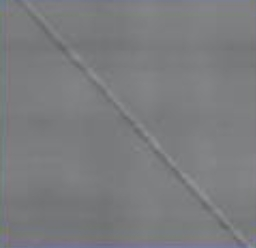
#> input picture sample/sample_image_01.jpg, 256 x 248 px
$ python -i image.py   (imports and definitions only)
#> lines starting #> are read from the running program, lines starting #| are printed output that depends on the picture
#> further down, picture is the input picture: shape (248, 256, 3); mean B, G, R 126.8, 124.4, 123.3
import cv2
import numpy as np
from .ConcaveHull import ConcaveHull

# [53 lines left out: functions apply_slip, diff_img, grad_img, xy_grad_img, log_img, not called in this run]

def denoising(img):
    return cv2.fastNlMeansDenoising(img, None, h=7, templateWindowSize=7, searchWindowSize=21)

def min_max_normalize(img):
    return cv2.normalize(img, img, 0, 255, cv2.NORM_MINMAX)
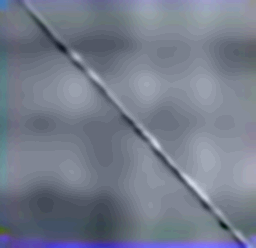
#> returned value: shape (248, 256, 3); mean of channels 0, 1, 2 139.6, 123.4, 116.4; drawn as B, G, R

def canny(img):
    img = denoising(img)
    img = min_max_normalize(img)
    img = cv2.Canny(img, 50, 250, apertureSize=3, L2gradient=False)
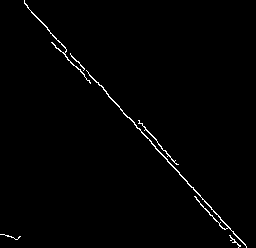
#> img: shape (248, 256); 1.1% white in thin lines or dots
    return img

# [32 lines left out: functions get_boundary_points, imread, not called in this run]

>>> import cv2
>>> picture = cv2.imread('../sample/sample_image_01.jpg')
>>> result = canny(picture)

$ run again, on sample/sample_image_02.jpg
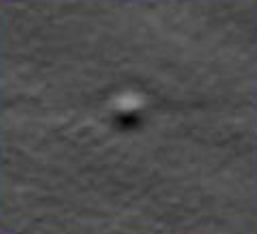
#> input picture sample/sample_image_02.jpg, 257 x 234 px
#> picture is the input picture: shape (234, 257, 3); mean B, G, R 78, 78, 77.8
#> in min_max_normalize, `return cv2.normalize(img, img, 0, 255, cv2.NORM_MINMAX)`:
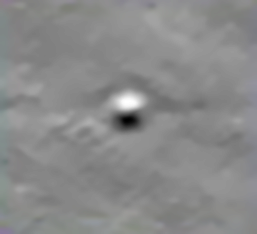
#> returned value: shape (234, 257, 3); mean of channels 0, 1, 2 137.8, 137.8, 137.4; drawn as B, G, R
#> img: shape (234, 257); every value is 0

$ run again, on sample/sample_image_03.jpg
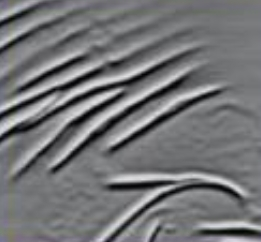
#> input picture sample/sample_image_03.jpg, 261 x 242 px
#> picture is the input picture: shape (242, 261, 3); mean B, G, R 119.2, 117.2, 116.5
#> in min_max_normalize, `return cv2.normalize(img, img, 0, 255, cv2.NORM_MINMAX)`:
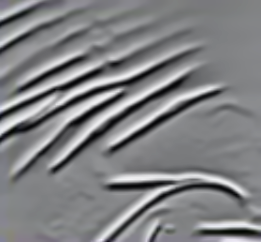
#> returned value: shape (242, 261, 3); mean of channels 0, 1, 2 131.1, 128.9, 128.1; drawn as B, G, R
#> in canny, `img = cv2.Canny(img, 50, 250, apertureSize=3, L2gradient=False)`:
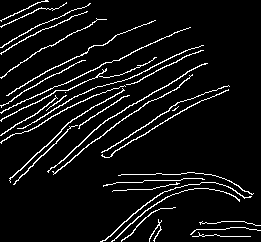
#> img: shape (242, 261); 7% white in thin lines or dots
